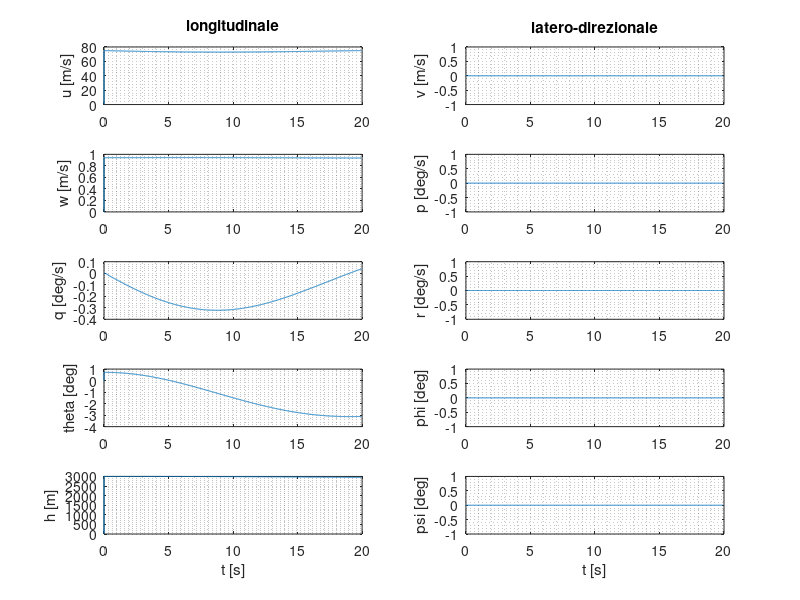
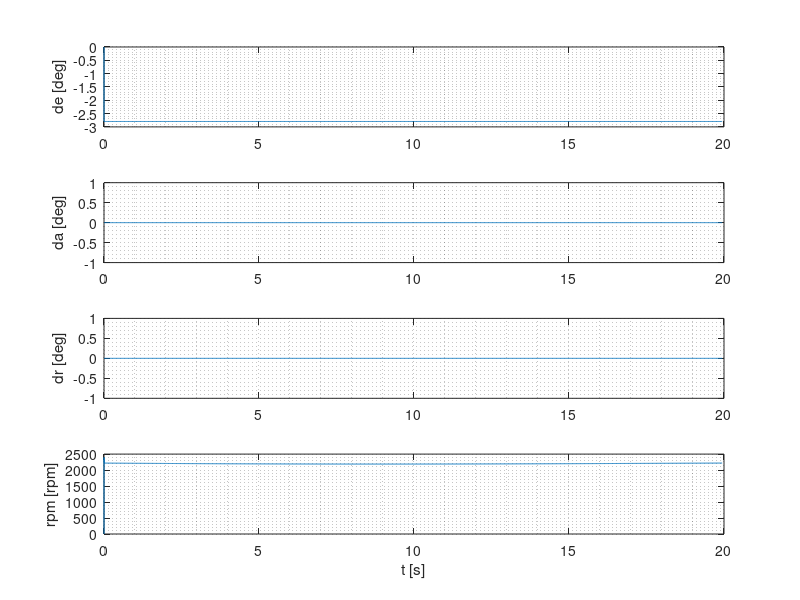
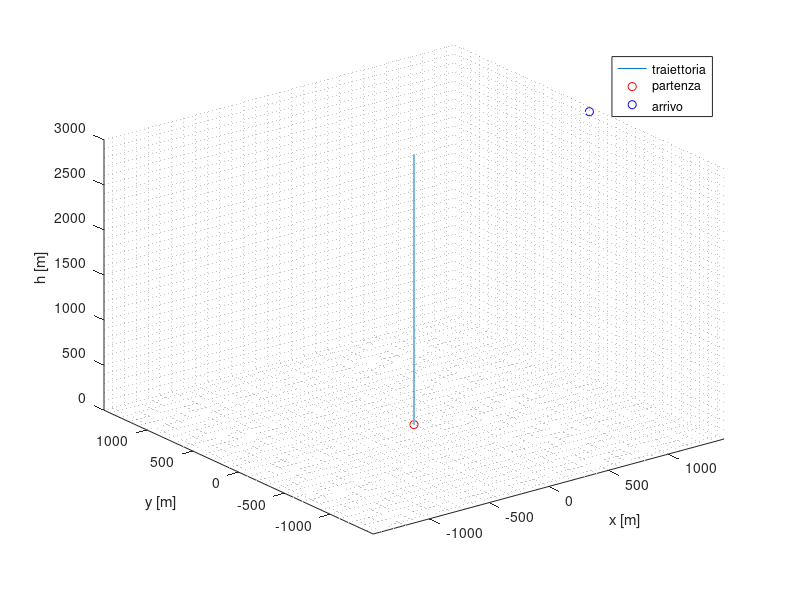
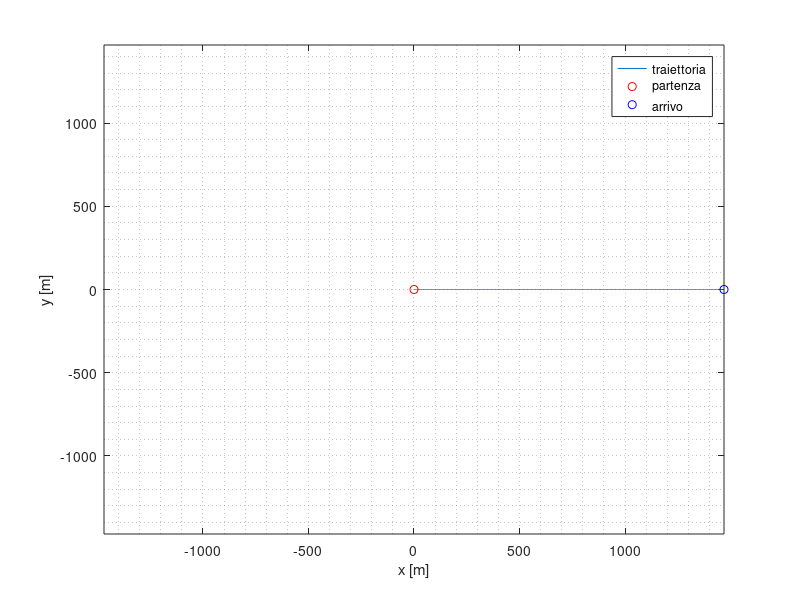

The MATLAB script that drew these images, in order: (Note: this script raises an error after producing the figures.)
clear all
close all
clc

stati=struct();

tmp=dlmread('output/stati.txt',"\t");
stati_field={"t";"u";"v";"w";"p";"q";"r";"phi";"psi";"theta";"h"};
for i_stati=1:length(stati_field)
  stati.(stati_field{i_stati})=tmp(:,i_stati);
end

tmp=dlmread('output/comandi.txt',"\t");
com_field={"t";"de";"da";"dr";"rpm"};
for i_com=1:length(com_field)
  com.(com_field{i_com})=tmp(:,i_com);
end

clear tmp


figure('Units','normalized','OuterPosition',[0 0.05 0.5 0.45]);

subplot(5,2,1)
plot(stati.t,stati.u)
ylabel('u [m/s]')
grid minor

title('longitudinale')
subplot(5,2,2)
plot(stati.t,stati.v)
ylabel('v [m/s]')
grid minor

title('latero-direzionale')
subplot(5,2,3)
plot(stati.t,stati.w)
ylabel('w [m/s]')
grid minor

subplot(5,2,4)
plot(stati.t,stati.p*180/pi)
ylabel('p [deg/s]')
grid minor

subplot(5,2,5)
plot(stati.t,stati.q*180/pi)
ylabel('q [deg/s]')
grid minor

subplot(5,2,6)
plot(stati.t,stati.r*180/pi)
ylabel('r [deg/s]')
grid minor

subplot(5,2,7)
plot(stati.t,stati.theta*180/pi)
ylabel('theta [deg]')
grid minor

subplot(5,2,8)
plot(stati.t,stati.phi*180/pi)
ylabel('phi [deg]')
grid minor

subplot(5,2,9)
plot(stati.t,stati.h)
ylabel('h [m]')
xlabel('t [s]');
grid minor

subplot(5,2,10)
plot(stati.t,stati.psi*180/pi)
ylabel('psi [deg]')
xlabel('t [s]');
grid minor

figure('Units','normalized','OuterPosition',[0 0.5 0.25 0.5]);
subplot(4,1,1)
title('comando')
plot(com.t,com.de*180/pi);
ylabel('de [deg]')
grid minor

subplot(4,1,2)
plot(com.t,com.da*180/pi);
ylabel('da [deg]')
grid minor

subplot(4,1,3)
plot(com.t,com.dr*180/pi);
ylabel('dr [deg]')
grid minor

subplot(4,1,4)
plot(com.t,com.rpm);
ylabel('rpm [rpm]')
xlabel('t [s]');
grid minor


x=zeros(2,length(stati.t));
V=zeros(1,length(stati.t));
alpha=zeros(1,length(stati.t));
beta=zeros(1,length(stati.t));
dh=zeros(1,length(stati.t));

figure('Units','normalized','OuterPosition',[0.25 0.5 0.25 0.5]);
dt=0.01;
for i=1:length(stati.t)
    u=stati.u(i);
    v=stati.v(i);
    w=stati.w(i);
    theta=stati.theta(i);
    psi=stati.psi(i);
    phi=stati.phi(i);
    V(i)=sqrt(u^2+v^2+w^2);
    alpha(i)=atan2(w,u);
    beta(i)=atan2(v,V(i));
    x(1,i+1)=x(1,i)+(u*cos(theta)*cos(psi)+...
    v*(sin(phi)*sin(theta)*cos(psi)-cos(phi)*sin(psi))+...
    w*(cos(phi)*sin(theta)*cos(psi)+sin(phi)*sin(psi)))*dt;
    x(2,i+1)=x(2,i)-((u*cos(theta)*sin(psi)+...
    v*(cos(phi)*cos(psi)+sin(phi)*sin(theta)*sin(psi))+...
    w*(cos(phi)*sin(theta)*sin(psi)-sin(phi)*cos(psi))))*dt;
    dh(i)=u*sin(theta)-v*sin(phi)*cos(theta)-w*cos(phi)*cos(theta);
end

plot3(x(1,1:end-1),x(2,1:end-1),stati.h,x(1,1),x(2,1),stati.h(1),'ro',x(1,end),x(2,end),stati.h(end),'bo');
limite=max(max(abs(x)));
axis([-limite limite -limite limite 0 max(stati.h)])
xlabel('x [m]');
ylabel('y [m]');
zlabel('h [m]');
grid minor
legend('traiettoria','partenza','arrivo','Location','best')

figure('Units','normalized','OuterPosition',[0.5 0.5 0.25 0.5]);
plot(x(1,1:end-1),x(2,1:end-1),x(1,1),x(2,1),'ro',x(1,end),x(2,end),'bo');
axis([-limite limite -limite limite])
xlabel('x [m]');
ylabel('y [m]');
grid minor;
legend('traiettoria','partenza','arrivo','Location','best')

figure('Units','normalized','OuterPosition',[0.75 0.5 0.25 0.5]);
plot(x(1,1:end-1),stati.h,x(1,1),stati.h(1),'ro',x(1,end-1),stati.h(end),'bo');
axis([-limite limite 0 5000])
xlabel('x [m]');
ylabel('h [m]');
grid minor;
legend('traiettoria','partenza','arrivo','Location','best')

figure('Units','normalized','OuterPosition',[0.75 0.05 0.25 0.45]);
plot(x(2,1:end-1),stati.h,x(2,1),stati.h(1),'ro',x(2,end-1),stati.h(end),'bo');
axis([-limite limite 0 5000])
xlabel('y [m]');
ylabel('h [m]');
grid minor;
legend('traiettoria','partenza','arrivo','Location','best')

figure('Units','normalized','OuterPosition',[0.5 0.05 0.25 0.45]);
subplot(4,1,1)
plot(stati.t,V);
ylabel('V [m/s]');
grid minor

subplot(4,1,2)
plot(stati.t,alpha*180/pi);
ylabel('alpha [deg]');
grid minor

subplot(4,1,3)
plot(stati.t,beta*180/pi);
ylabel('beta [deg]');
grid minor;

subplot(4,1,4)
plot(stati.t,dh);
ylabel('dh [m/s]');
xlabel('t [s]');
grid minor;

type output/warning_errori.txt

pause()
